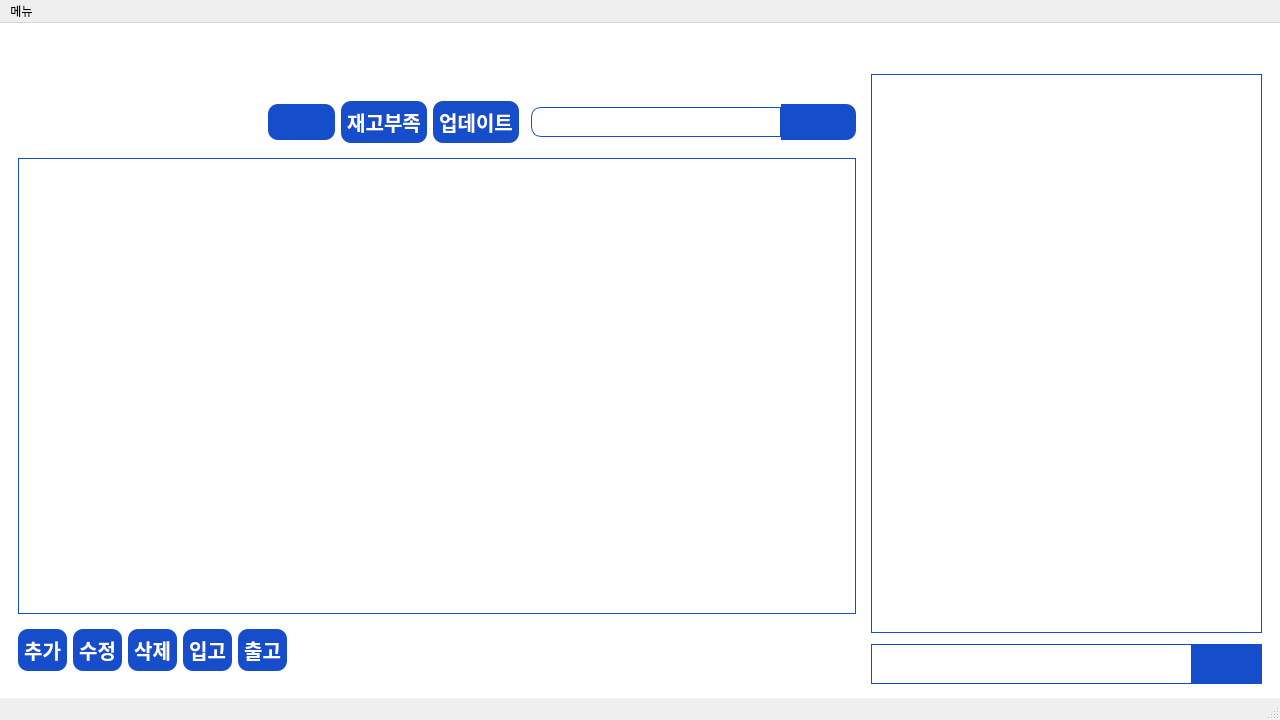
<?xml version="1.0" encoding="UTF-8"?>
<ui version="4.0">
 <class>MainWindow</class>
 <widget class="QMainWindow" name="MainWindow">
  <property name="geometry">
   <rect>
    <x>0</x>
    <y>0</y>
    <width>1280</width>
    <height>720</height>
   </rect>
  </property>
  <property name="minimumSize">
   <size>
    <width>1280</width>
    <height>720</height>
   </size>
  </property>
  <property name="windowTitle">
   <string>재고관리</string>
  </property>
  <widget class="QWidget" name="centralwidget">
   <property name="styleSheet">
    <string notr="true">QWidget{
background-color: #fff;
}
QPushButton{
background: #164DCA;
box-shadow: 0px 2px 12px rgb(25 25 25 / 16%);
align-items: center;
color: #fff;
font-weight: 600;
font-size: 20px;
border-radius: 10px;
padding: 6px;
}</string>
   </property>
   <layout class="QVBoxLayout" name="verticalLayout_2">
    <property name="spacing">
     <number>9</number>
    </property>
    <property name="leftMargin">
     <number>0</number>
    </property>
    <property name="topMargin">
     <number>0</number>
    </property>
    <property name="rightMargin">
     <number>0</number>
    </property>
    <property name="bottomMargin">
     <number>0</number>
    </property>
    <item>
     <widget class="QWidget" name="widget_2" native="true">
      <property name="maximumSize">
       <size>
        <width>16777215</width>
        <height>60</height>
       </size>
      </property>
      <layout class="QHBoxLayout" name="horizontalLayout_2">
       <property name="spacing">
        <number>6</number>
       </property>
       <property name="leftMargin">
        <number>9</number>
       </property>
       <property name="topMargin">
        <number>0</number>
       </property>
       <property name="rightMargin">
        <number>9</number>
       </property>
       <property name="bottomMargin">
        <number>6</number>
       </property>
       <item alignment="Qt::AlignRight">
        <widget class="QWidget" name="widget_4" native="true">
         <property name="sizePolicy">
          <sizepolicy hsizetype="Preferred" vsizetype="Preferred">
           <horstretch>0</horstretch>
           <verstretch>0</verstretch>
          </sizepolicy>
         </property>
         <layout class="QHBoxLayout" name="horizontalLayout">
          <property name="spacing">
           <number>5</number>
          </property>
          <property name="leftMargin">
           <number>0</number>
          </property>
          <property name="topMargin">
           <number>0</number>
          </property>
          <property name="rightMargin">
           <number>0</number>
          </property>
          <property name="bottomMargin">
           <number>0</number>
          </property>
          <item>
           <widget class="QPushButton" name="pb_alarm">
            <property name="minimumSize">
             <size>
              <width>0</width>
              <height>0</height>
             </size>
            </property>
            <property name="styleSheet">
             <string notr="true">background-color: rgba(0, 0, 0, 0);</string>
            </property>
            <property name="text">
             <string/>
            </property>
            <property name="icon">
             <iconset>
              <normaloff>../../img/icon/alarm.png</normaloff>../../img/icon/alarm.png</iconset>
            </property>
            <property name="iconSize">
             <size>
              <width>40</width>
              <height>40</height>
             </size>
            </property>
           </widget>
          </item>
          <item>
           <widget class="QPushButton" name="pb_chat">
            <property name="minimumSize">
             <size>
              <width>0</width>
              <height>0</height>
             </size>
            </property>
            <property name="toolTip">
             <string>채팅</string>
            </property>
            <property name="styleSheet">
             <string notr="true">background-color: rgba(0, 0, 0, 0);</string>
            </property>
            <property name="text">
             <string/>
            </property>
            <property name="icon">
             <iconset>
              <normaloff>../../img/icon/chat.png</normaloff>../../img/icon/chat.png</iconset>
            </property>
            <property name="iconSize">
             <size>
              <width>40</width>
              <height>40</height>
             </size>
            </property>
           </widget>
          </item>
          <item>
           <widget class="QPushButton" name="pb_timeline">
            <property name="minimumSize">
             <size>
              <width>0</width>
              <height>0</height>
             </size>
            </property>
            <property name="toolTip">
             <string>타임라인</string>
            </property>
            <property name="styleSheet">
             <string notr="true">background-color: rgba(0, 0, 0, 0);</string>
            </property>
            <property name="text">
             <string/>
            </property>
            <property name="icon">
             <iconset>
              <normaloff>../../img/icon/time.png</normaloff>../../img/icon/time.png</iconset>
            </property>
            <property name="iconSize">
             <size>
              <width>40</width>
              <height>40</height>
             </size>
            </property>
           </widget>
          </item>
          <item>
           <widget class="QPushButton" name="pb_profile">
            <property name="minimumSize">
             <size>
              <width>0</width>
              <height>0</height>
             </size>
            </property>
            <property name="toolTip">
             <string>내 정보</string>
            </property>
            <property name="styleSheet">
             <string notr="true">background-color: rgba(0, 0, 0, 0);</string>
            </property>
            <property name="text">
             <string/>
            </property>
            <property name="icon">
             <iconset>
              <normaloff>../../img/icon/profile.png</normaloff>../../img/icon/profile.png</iconset>
            </property>
            <property name="iconSize">
             <size>
              <width>40</width>
              <height>40</height>
             </size>
            </property>
           </widget>
          </item>
          <item>
           <widget class="QPushButton" name="pb_logout">
            <property name="minimumSize">
             <size>
              <width>0</width>
              <height>0</height>
             </size>
            </property>
            <property name="toolTip">
             <string>로그아웃</string>
            </property>
            <property name="styleSheet">
             <string notr="true">background-color: rgba(0, 0, 0, 0);</string>
            </property>
            <property name="text">
             <string/>
            </property>
            <property name="icon">
             <iconset>
              <normaloff>../../img/icon/logout.png</normaloff>../../img/icon/logout.png</iconset>
            </property>
            <property name="iconSize">
             <size>
              <width>40</width>
              <height>40</height>
             </size>
            </property>
           </widget>
          </item>
         </layout>
        </widget>
       </item>
      </layout>
     </widget>
    </item>
    <item>
     <widget class="QWidget" name="widget_9" native="true">
      <layout class="QHBoxLayout" name="horizontalLayout_3">
       <property name="spacing">
        <number>6</number>
       </property>
       <property name="leftMargin">
        <number>9</number>
       </property>
       <property name="topMargin">
        <number>0</number>
       </property>
       <property name="rightMargin">
        <number>9</number>
       </property>
       <property name="bottomMargin">
        <number>9</number>
       </property>
       <item>
        <widget class="QWidget" name="widget_8" native="true">
         <property name="sizePolicy">
          <sizepolicy hsizetype="Expanding" vsizetype="Preferred">
           <horstretch>0</horstretch>
           <verstretch>0</verstretch>
          </sizepolicy>
         </property>
         <layout class="QVBoxLayout" name="verticalLayout">
          <property name="spacing">
           <number>6</number>
          </property>
          <property name="leftMargin">
           <number>0</number>
          </property>
          <property name="topMargin">
           <number>9</number>
          </property>
          <property name="rightMargin">
           <number>0</number>
          </property>
          <property name="bottomMargin">
           <number>9</number>
          </property>
          <item>
           <widget class="QWidget" name="widget_10" native="true">
            <property name="sizePolicy">
             <sizepolicy hsizetype="Preferred" vsizetype="Expanding">
              <horstretch>0</horstretch>
              <verstretch>0</verstretch>
             </sizepolicy>
            </property>
            <layout class="QVBoxLayout" name="verticalLayout_3">
             <property name="spacing">
              <number>6</number>
             </property>
             <property name="leftMargin">
              <number>9</number>
             </property>
             <property name="topMargin">
              <number>9</number>
             </property>
             <property name="rightMargin">
              <number>9</number>
             </property>
             <property name="bottomMargin">
              <number>0</number>
             </property>
             <item alignment="Qt::AlignRight|Qt::AlignTop">
              <widget class="QWidget" name="widget" native="true">
               <property name="minimumSize">
                <size>
                 <width>0</width>
                 <height>0</height>
                </size>
               </property>
               <layout class="QHBoxLayout" name="horizontalLayout_7">
                <property name="spacing">
                 <number>6</number>
                </property>
                <property name="leftMargin">
                 <number>9</number>
                </property>
                <property name="topMargin">
                 <number>9</number>
                </property>
                <property name="rightMargin">
                 <number>0</number>
                </property>
                <property name="bottomMargin">
                 <number>9</number>
                </property>
                <item alignment="Qt::AlignLeft">
                 <widget class="QPushButton" name="pb_excel">
                  <property name="minimumSize">
                   <size>
                    <width>0</width>
                    <height>0</height>
                   </size>
                  </property>
                  <property name="styleSheet">
                   <string notr="true"/>
                  </property>
                  <property name="text">
                   <string/>
                  </property>
                  <property name="iconSize">
                   <size>
                    <width>25</width>
                    <height>25</height>
                   </size>
                  </property>
                 </widget>
                </item>
                <item>
                 <widget class="QPushButton" name="pb_shortage_check">
                  <property name="minimumSize">
                   <size>
                    <width>0</width>
                    <height>0</height>
                   </size>
                  </property>
                  <property name="text">
                   <string>재고부족</string>
                  </property>
                 </widget>
                </item>
                <item>
                 <widget class="QPushButton" name="pb_inven_check">
                  <property name="minimumSize">
                   <size>
                    <width>0</width>
                    <height>0</height>
                   </size>
                  </property>
                  <property name="text">
                   <string>업데이트</string>
                  </property>
                 </widget>
                </item>
                <item>
                 <widget class="QWidget" name="widget_11" native="true">
                  <property name="font">
                   <font>
                    <pointsize>12</pointsize>
                   </font>
                  </property>
                  <layout class="QHBoxLayout" name="horizontalLayout_5">
                   <property name="spacing">
                    <number>0</number>
                   </property>
                   <property name="leftMargin">
                    <number>0</number>
                   </property>
                   <property name="topMargin">
                    <number>0</number>
                   </property>
                   <property name="rightMargin">
                    <number>0</number>
                   </property>
                   <property name="bottomMargin">
                    <number>0</number>
                   </property>
                  </layout>
                 </widget>
                </item>
                <item>
                 <widget class="QWidget" name="widget_12" native="true">
                  <layout class="QHBoxLayout" name="horizontalLayout_6">
                   <property name="spacing">
                    <number>0</number>
                   </property>
                   <property name="leftMargin">
                    <number>0</number>
                   </property>
                   <property name="topMargin">
                    <number>0</number>
                   </property>
                   <property name="rightMargin">
                    <number>0</number>
                   </property>
                   <property name="bottomMargin">
                    <number>0</number>
                   </property>
                   <item alignment="Qt::AlignRight">
                    <widget class="QLineEdit" name="le_find">
                     <property name="minimumSize">
                      <size>
                       <width>250</width>
                       <height>30</height>
                      </size>
                     </property>
                     <property name="styleSheet">
                      <string notr="true">    text-align: center;
    border: 1px solid #164DCA;
    border-top-left-radius: 10px;
border-bottom-left-radius: 10px;
font-size: 15px;
</string>
                     </property>
                    </widget>
                   </item>
                   <item alignment="Qt::AlignRight">
                    <widget class="QPushButton" name="pb_find">
                     <property name="minimumSize">
                      <size>
                       <width>75</width>
                       <height>30</height>
                      </size>
                     </property>
                     <property name="styleSheet">
                      <string notr="true">border-top-right-radius: 10px;
border-bottom-right-radius: 10px;
border-top-left-radius: 0px;
border-bottom-left-radius: 0px;</string>
                     </property>
                     <property name="text">
                      <string/>
                     </property>
                     <property name="iconSize">
                      <size>
                       <width>20</width>
                       <height>20</height>
                      </size>
                     </property>
                    </widget>
                   </item>
                  </layout>
                 </widget>
                </item>
               </layout>
              </widget>
             </item>
             <item>
              <widget class="QTableWidget" name="tableWidget">
               <property name="styleSheet">
                <string notr="true">QTableWidget
{
text-align: center;
border: 1px solid #164DCA;
}

QScrollBar:vertical {
    background: red;
    width: 10px;
}

QScrollBar::handle:vertical {
    background: gray;
}

QScrollBar::add-line:vertical,
QScrollBar::sub-line:vertical {
    border: none;
    background: none;
}

</string>
               </property>
              </widget>
             </item>
            </layout>
           </widget>
          </item>
          <item alignment="Qt::AlignLeft">
           <widget class="QWidget" name="widget_3" native="true">
            <layout class="QHBoxLayout" name="horizontalLayout_4">
             <property name="spacing">
              <number>6</number>
             </property>
             <property name="leftMargin">
              <number>9</number>
             </property>
             <property name="topMargin">
              <number>9</number>
             </property>
             <property name="rightMargin">
              <number>9</number>
             </property>
             <property name="bottomMargin">
              <number>9</number>
             </property>
             <item>
              <widget class="QPushButton" name="pb_add">
               <property name="minimumSize">
                <size>
                 <width>0</width>
                 <height>0</height>
                </size>
               </property>
               <property name="text">
                <string>추가</string>
               </property>
              </widget>
             </item>
             <item>
              <widget class="QPushButton" name="pb_update">
               <property name="minimumSize">
                <size>
                 <width>0</width>
                 <height>0</height>
                </size>
               </property>
               <property name="text">
                <string>수정</string>
               </property>
              </widget>
             </item>
             <item>
              <widget class="QPushButton" name="pb_delete">
               <property name="minimumSize">
                <size>
                 <width>0</width>
                 <height>0</height>
                </size>
               </property>
               <property name="text">
                <string>삭제</string>
               </property>
              </widget>
             </item>
             <item>
              <widget class="QPushButton" name="pb_take_In">
               <property name="minimumSize">
                <size>
                 <width>0</width>
                 <height>0</height>
                </size>
               </property>
               <property name="text">
                <string>입고</string>
               </property>
              </widget>
             </item>
             <item>
              <widget class="QPushButton" name="pb_take_out">
               <property name="minimumSize">
                <size>
                 <width>0</width>
                 <height>0</height>
                </size>
               </property>
               <property name="text">
                <string>출고</string>
               </property>
              </widget>
             </item>
            </layout>
           </widget>
          </item>
         </layout>
        </widget>
       </item>
       <item>
        <widget class="QWidget" name="widget_7" native="true">
         <property name="sizePolicy">
          <sizepolicy hsizetype="Preferred" vsizetype="Preferred">
           <horstretch>0</horstretch>
           <verstretch>0</verstretch>
          </sizepolicy>
         </property>
         <property name="minimumSize">
          <size>
           <width>0</width>
           <height>0</height>
          </size>
         </property>
         <property name="maximumSize">
          <size>
           <width>400</width>
           <height>16777215</height>
          </size>
         </property>
         <layout class="QVBoxLayout" name="verticalLayout_4">
          <property name="spacing">
           <number>0</number>
          </property>
          <property name="leftMargin">
           <number>0</number>
          </property>
          <property name="topMargin">
           <number>0</number>
          </property>
          <property name="rightMargin">
           <number>0</number>
          </property>
          <property name="bottomMargin">
           <number>0</number>
          </property>
          <item>
           <widget class="QStackedWidget" name="stack_view">
            <property name="currentIndex">
             <number>0</number>
            </property>
            <widget class="QWidget" name="page_chat">
             <layout class="QVBoxLayout" name="verticalLayout_5">
              <property name="spacing">
               <number>6</number>
              </property>
              <property name="leftMargin">
               <number>0</number>
              </property>
              <property name="topMargin">
               <number>0</number>
              </property>
              <property name="rightMargin">
               <number>9</number>
              </property>
              <property name="bottomMargin">
               <number>0</number>
              </property>
              <item>
               <widget class="QListWidget" name="lw_chat_room">
                <property name="styleSheet">
                 <string notr="true">QScrollBar
{
background : white;
}
QScrollBar::handle
{
background : #164DCA;
}
QScrollBar::handle::pressed
{
background : #164DCA;
}
QScrollArea
{
background-color: white;
border: none;
}

QListWidget{
    text-align: center;
    border: 1px solid #164DCA;
}</string>
                </property>
               </widget>
              </item>
              <item>
               <widget class="QWidget" name="widget_13" native="true">
                <property name="minimumSize">
                 <size>
                  <width>0</width>
                  <height>50</height>
                 </size>
                </property>
                <layout class="QHBoxLayout" name="horizontalLayout_8">
                 <property name="spacing">
                  <number>0</number>
                 </property>
                 <property name="leftMargin">
                  <number>0</number>
                 </property>
                 <property name="topMargin">
                  <number>0</number>
                 </property>
                 <property name="rightMargin">
                  <number>0</number>
                 </property>
                 <property name="bottomMargin">
                  <number>0</number>
                 </property>
                 <item>
                  <widget class="QLineEdit" name="le_msg">
                   <property name="minimumSize">
                    <size>
                     <width>0</width>
                     <height>40</height>
                    </size>
                   </property>
                   <property name="styleSheet">
                    <string notr="true">    text-align: center;
    border: 1px solid #164DCA;
font-size: 15px;
</string>
                   </property>
                  </widget>
                 </item>
                 <item>
                  <widget class="QPushButton" name="pb_send">
                   <property name="minimumSize">
                    <size>
                     <width>70</width>
                     <height>40</height>
                    </size>
                   </property>
                   <property name="styleSheet">
                    <string notr="true">border-radius: 0;</string>
                   </property>
                   <property name="text">
                    <string/>
                   </property>
                   <property name="icon">
                    <iconset>
                     <normaloff>../../img/icon/send.png</normaloff>../../img/icon/send.png</iconset>
                   </property>
                   <property name="iconSize">
                    <size>
                     <width>25</width>
                     <height>25</height>
                    </size>
                   </property>
                  </widget>
                 </item>
                </layout>
               </widget>
              </item>
             </layout>
            </widget>
            <widget class="QWidget" name="page_profile">
             <property name="styleSheet">
              <string notr="true">  text-align: center;
    border: 1px solid #164DCA;</string>
             </property>
             <layout class="QVBoxLayout" name="verticalLayout_7">
              <property name="spacing">
               <number>0</number>
              </property>
              <property name="leftMargin">
               <number>0</number>
              </property>
              <property name="topMargin">
               <number>0</number>
              </property>
              <property name="rightMargin">
               <number>0</number>
              </property>
              <property name="bottomMargin">
               <number>0</number>
              </property>
              <item alignment="Qt::AlignTop">
               <widget class="QWidget" name="widget_14" native="true">
                <layout class="QVBoxLayout" name="verticalLayout_8">
                 <item>
                  <widget class="QWidget" name="widget_17" native="true">
                   <property name="minimumSize">
                    <size>
                     <width>0</width>
                     <height>0</height>
                    </size>
                   </property>
                   <property name="maximumSize">
                    <size>
                     <width>16777215</width>
                     <height>16777215</height>
                    </size>
                   </property>
                   <layout class="QHBoxLayout" name="horizontalLayout_9">
                    <item>
                     <widget class="QLabel" name="label_2">
                      <property name="minimumSize">
                       <size>
                        <width>90</width>
                        <height>120</height>
                       </size>
                      </property>
                      <property name="maximumSize">
                       <size>
                        <width>90</width>
                        <height>120</height>
                       </size>
                      </property>
                      <property name="text">
                       <string>사진</string>
                      </property>
                     </widget>
                    </item>
                    <item>
                     <widget class="QLabel" name="label_3">
                      <property name="text">
                       <string>아이디</string>
                      </property>
                     </widget>
                    </item>
                   </layout>
                  </widget>
                 </item>
                 <item>
                  <widget class="QTextEdit" name="textEdit">
                   <property name="maximumSize">
                    <size>
                     <width>16777215</width>
                     <height>50</height>
                    </size>
                   </property>
                   <property name="html">
                    <string>&lt;!DOCTYPE HTML PUBLIC &quot;-//W3C//DTD HTML 4.0//EN&quot; &quot;http://www.w3.org/TR/REC-html40/strict.dtd&quot;&gt;
&lt;html&gt;&lt;head&gt;&lt;meta name=&quot;qrichtext&quot; content=&quot;1&quot; /&gt;&lt;meta charset=&quot;utf-8&quot; /&gt;&lt;style type=&quot;text/css&quot;&gt;
p, li { white-space: pre-wrap; }
hr { height: 1px; border-width: 0; }
li.unchecked::marker { content: &quot;\2610&quot;; }
li.checked::marker { content: &quot;\2612&quot;; }
&lt;/style&gt;&lt;/head&gt;&lt;body style=&quot; font-family:'맑은 고딕'; font-size:9pt; font-weight:400; font-style:normal;&quot;&gt;
&lt;p style=&quot; margin-top:0px; margin-bottom:0px; margin-left:0px; margin-right:0px; -qt-block-indent:0; text-indent:0px;&quot;&gt;상태메시지&lt;/p&gt;&lt;/body&gt;&lt;/html&gt;</string>
                   </property>
                  </widget>
                 </item>
                </layout>
               </widget>
              </item>
              <item>
               <widget class="QWidget" name="widget_15" native="true">
                <layout class="QGridLayout" name="gridLayout">
                 <item row="0" column="1">
                  <widget class="QLabel" name="label_11">
                   <property name="text">
                    <string>TextLabel</string>
                   </property>
                  </widget>
                 </item>
                 <item row="0" column="0">
                  <widget class="QLabel" name="label_10">
                   <property name="text">
                    <string>입사일</string>
                   </property>
                  </widget>
                 </item>
                 <item row="1" column="1">
                  <widget class="QLabel" name="label_7">
                   <property name="text">
                    <string>TextLabel</string>
                   </property>
                  </widget>
                 </item>
                 <item row="2" column="0">
                  <widget class="QLabel" name="label_5">
                   <property name="text">
                    <string>부서</string>
                   </property>
                  </widget>
                 </item>
                 <item row="2" column="1">
                  <widget class="QLabel" name="label_8">
                   <property name="text">
                    <string>TextLabel</string>
                   </property>
                  </widget>
                 </item>
                 <item row="3" column="0">
                  <widget class="QLabel" name="label_6">
                   <property name="text">
                    <string>직급</string>
                   </property>
                  </widget>
                 </item>
                 <item row="1" column="0">
                  <widget class="QLabel" name="label_4">
                   <property name="text">
                    <string>성명</string>
                   </property>
                  </widget>
                 </item>
                 <item row="3" column="1">
                  <widget class="QLabel" name="label_9">
                   <property name="text">
                    <string>TextLabel</string>
                   </property>
                  </widget>
                 </item>
                </layout>
               </widget>
              </item>
              <item>
               <widget class="QWidget" name="widget_16" native="true"/>
              </item>
             </layout>
            </widget>
            <widget class="QWidget" name="page_timeline">
             <layout class="QVBoxLayout" name="verticalLayout_6">
              <property name="spacing">
               <number>6</number>
              </property>
              <property name="leftMargin">
               <number>0</number>
              </property>
              <property name="topMargin">
               <number>0</number>
              </property>
              <property name="rightMargin">
               <number>9</number>
              </property>
              <property name="bottomMargin">
               <number>9</number>
              </property>
              <item>
               <widget class="QListWidget" name="lw_time_line">
                <property name="styleSheet">
                 <string notr="true">    text-align: center;
    border: 1px solid #164DCA;</string>
                </property>
               </widget>
              </item>
             </layout>
            </widget>
           </widget>
          </item>
         </layout>
        </widget>
       </item>
      </layout>
     </widget>
    </item>
   </layout>
  </widget>
  <widget class="QMenuBar" name="menubar">
   <property name="geometry">
    <rect>
     <x>0</x>
     <y>0</y>
     <width>1280</width>
     <height>22</height>
    </rect>
   </property>
   <widget class="QMenu" name="menu">
    <property name="title">
     <string>메뉴</string>
    </property>
    <addaction name="actionclose"/>
   </widget>
   <addaction name="menu"/>
  </widget>
  <widget class="QStatusBar" name="statusbar"/>
  <action name="actionclose">
   <property name="text">
    <string>close</string>
   </property>
  </action>
 </widget>
 <resources/>
 <connections/>
</ui>
